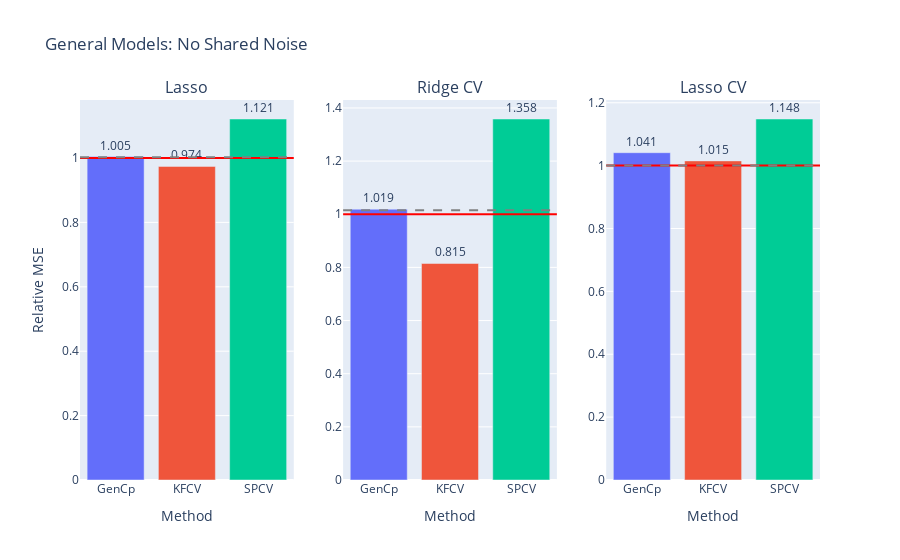

The cell this chart's notebook holds for it:
### Code cell
fig = gen_model_barplots(
    model_errs, 
    model_names, 
    est_names, 
    title="General Models: No Shared Noise", 
    has_elev_err=True
)
fig.show()

### Figure 1 — Plotly figure (JSON) as saved in the notebook; plotly's stock layout.template omitted (floating-point values rounded to 4 significant figures)
{"data": [{"marker": {"color": ["#636EFA", "#EF553B", "#00CC96", "#AB63FA", "#FFA15A", "#19D3F3", "#FF6692", "#B6E880", "#FF97FF", "#FECB52"]}, "text": [1.005, 0.974, 1.121], "textposition": "outside", "type": "bar", "x": ["GenCp", "KFCV", "SPCV"], "xaxis": "x", "y": [1.005, 0.9739, 1.121], "yaxis": "y"}, {"marker": {"color": ["#636EFA", "#EF553B", "#00CC96", "#AB63FA", "#FFA15A", "#19D3F3", "#FF6692", "#B6E880", "#FF97FF", "#FECB52"]}, "text": [1.019, 0.815, 1.358], "textposition": "outside", "type": "bar", "x": ["GenCp", "KFCV", "SPCV"], "xaxis": "x2", "y": [1.019, 0.8147, 1.358], "yaxis": "y2"}, {"marker": {"color": ["#636EFA", "#EF553B", "#00CC96", "#AB63FA", "#FFA15A", "#19D3F3", "#FF6692", "#B6E880", "#FF97FF", "#FECB52"]}, "text": [1.041, 1.015, 1.148], "textposition": "outside", "type": "bar", "x": ["GenCp", "KFCV", "SPCV"], "xaxis": "x3", "y": [1.041, 1.015, 1.148], "yaxis": "y3"}], "layout": {"annotations": [{"font": {"size": 16}, "showarrow": false, "text": "Lasso", "x": 0.1444, "xanchor": "center", "xref": "paper", "y": 1, "yanchor": "bottom", "yref": "paper"}, {"font": {"size": 16}, "showarrow": false, "text": "Ridge CV", "x": 0.5, "xanchor": "center", "xref": "paper", "y": 1, "yanchor": "bottom", "yref": "paper"}, {"font": {"size": 16}, "showarrow": false, "text": "Lasso CV", "x": 0.8556, "xanchor": "center", "xref": "paper", "y": 1, "yanchor": "bottom", "yref": "paper"}], "shapes": [{"line": {"color": "red"}, "type": "line", "x0": 0, "x1": 1, "xref": "x domain", "y0": 1, "y1": 1, "yref": "y"}, {"line": {"color": "grey", "dash": "dash"}, "type": "line", "x0": 0, "x1": 1, "xref": "x domain", "y0": 1.002, "y1": 1.002, "yref": "y"}, {"line": {"color": "red"}, "type": "line", "x0": 0, "x1": 1, "xref": "x2 domain", "y0": 1, "y1": 1, "yref": "y2"}, {"line": {"color": "grey", "dash": "dash"}, "type": "line", "x0": 0, "x1": 1, "xref": "x2 domain", "y0": 1.015, "y1": 1.015, "yref": "y2"}, {"line": {"color": "red"}, "type": "line", "x0": 0, "x1": 1, "xref": "x3 domain", "y0": 1, "y1": 1, "yref": "y3"}, {"line": {"color": "grey", "dash": "dash"}, "type": "line", "x0": 0, "x1": 1, "xref": "x3 domain", "y0": 1.0, "y1": 1.0, "yref": "y3"}], "showlegend": false, "title": {"text": "General Models: No Shared Noise"}, "xaxis": {"anchor": "y", "domain": [0, 0.2889], "title": {"text": "Method"}}, "xaxis2": {"anchor": "y2", "domain": [0.3556, 0.6444], "title": {"text": "Method"}}, "xaxis3": {"anchor": "y3", "domain": [0.7111, 1], "title": {"text": "Method"}}, "yaxis": {"anchor": "x", "domain": [0, 1], "title": {"text": "Relative MSE"}}, "yaxis2": {"anchor": "x2", "domain": [0, 1]}, "yaxis3": {"anchor": "x3", "domain": [0, 1]}}}
